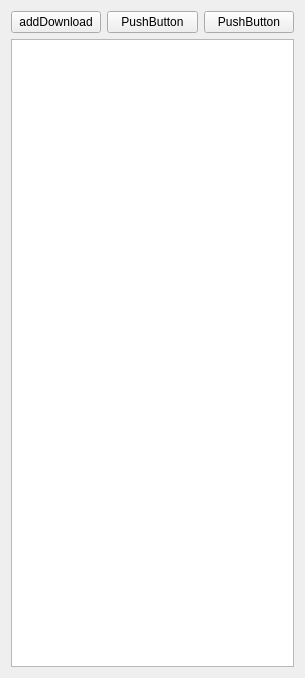
<?xml version="1.0" encoding="UTF-8"?>
<ui version="4.0">
 <class>downloadlist</class>
 <widget class="QWidget" name="downloadlist">
  <property name="geometry">
   <rect>
    <x>0</x>
    <y>0</y>
    <width>305</width>
    <height>678</height>
   </rect>
  </property>
  <property name="windowTitle">
   <string>Form</string>
  </property>
  <layout class="QGridLayout" name="gridLayout">
   <item row="0" column="2">
    <widget class="QPushButton" name="pushButton_3">
     <property name="text">
      <string>PushButton</string>
     </property>
    </widget>
   </item>
   <item row="0" column="0">
    <widget class="QPushButton" name="addButton">
     <property name="text">
      <string>addDownload</string>
     </property>
    </widget>
   </item>
   <item row="0" column="1">
    <widget class="QPushButton" name="pushButton_2">
     <property name="text">
      <string>PushButton</string>
     </property>
    </widget>
   </item>
   <item row="1" column="0" colspan="3">
    <widget class="QListWidget" name="downloadsList"/>
   </item>
  </layout>
 </widget>
 <resources/>
 <connections/>
</ui>
